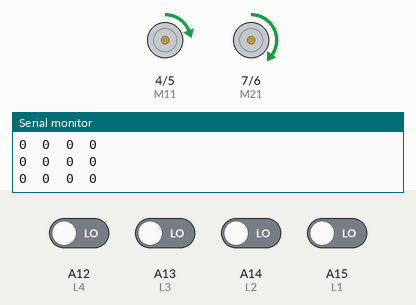
Recording of a sketch running on a simulated Arduino Mega 2560, built with avr-gcc and run on an emulated ATmega2560. Shown: motor-driver pin pairs drawn as motors (green arrow = first pin HIGH = forward, orange = second pin HIGH = backward, longer = more drive), the last lines printed to the serial monitor. The inputs (shaded band) are chosen by the test bench; at power-on: A12 (L4), A13 (L3), A14 (L2), A15 (L1) LOW.

Above: at 5.0 s.
5.1 s: A15 (L1) driven HIGH
At 6.0 s:
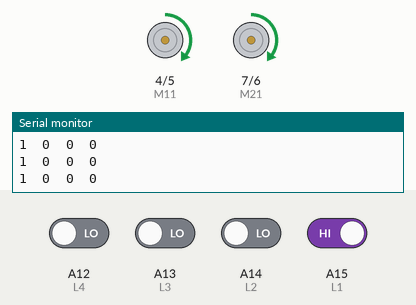
8.1 s: A12 (L4) driven HIGH
At 8.1 s:
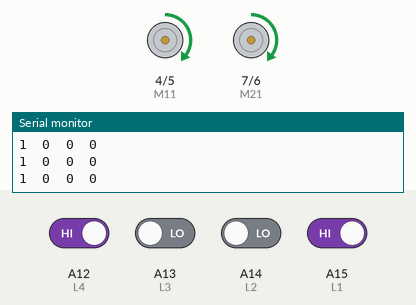
9.6 s: A13 (L3) driven HIGH
12.6 s: A14 (L2) driven HIGH
At 13.0 s:
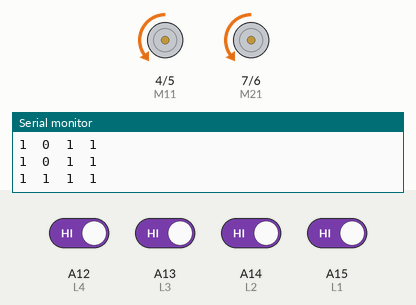
15.6 s: A14 (L2) driven LOW
At 16.8 s:
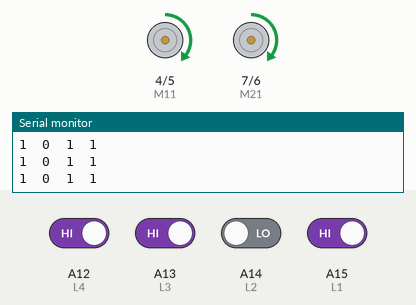
Timing chart, 0 to 18.3 s (numbered marks = the images above; inputs shaded):
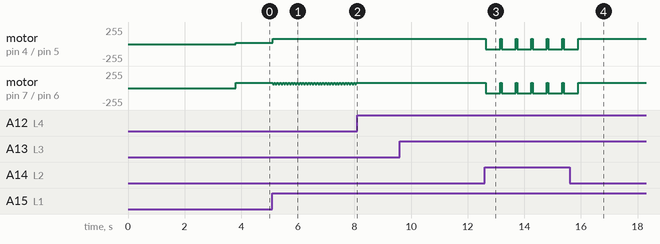

Measured:
- after the input at 5.1 s, motor on pin 4 (M11) / pin 5 (M12): forward 20/255 → forward 80/255 at once; motor on pin 7 (M21) / pin 6 (M22): alternates forward 80/255 for 0.05 s and forward 60/255 for 0.05 s, starting at once
- after the input at 8.1 s, motor on pin 7 (M21) / pin 6 (M22): stops changing and stays forward 80/255
- after the input at 12.6 s, motor on pin 4 (M11) / pin 5 (M12), motor on pin 7 (M21) / pin 6 (M22): alternates forward 80/255 for 0.05 s and backward 80/255 for 0.50 s, starting after 0.05 s
- after the input at 15.6 s, motor on pin 4 (M11) / pin 5 (M12), motor on pin 7 (M21) / pin 6 (M22): goes on until 15.9 s, then stays forward 80/255

The sketch:

botArdLine.ino
```cpp
#define M11 4 //left forward
#define M12 5
#define M21 7 //right forward
#define M22 6
#define L1 A15
#define L2 A14
#define L3 A13
#define L4 A12

void setup() {
  Serial.begin(9600);
  delay(1000);
  pinMode(L1, INPUT);
  pinMode(L2, INPUT);
  pinMode(L3, INPUT);
  pinMode(L4, INPUT);
  pinMode(M11, OUTPUT);
  pinMode(M12, OUTPUT);
  pinMode(M21, OUTPUT);
  pinMode(M22, OUTPUT);
  digitalWrite(LED_BUILTIN, HIGH);
  Serial.println("Booting up, wait 2 seconds");
  delay(2800);
  digitalWrite(LED_BUILTIN, LOW);
}

void loop() {
  int dir = 1; // 0 is right
  int s1=digitalRead(L1);
  int s2=digitalRead(L2);
  int s3=digitalRead(L3);
  int s4=digitalRead(L4);
  Serial.print(s1);
  Serial.print("\t");
  Serial.print(s2);
  Serial.print("\t");
  Serial.print(s3);
  Serial.print("\t");
  Serial.print(s4);
  Serial.print("\n");
// 1111
  if(s1 && s2 && s3 && s4){
    backward();
    analogWrite(M12, 80);
    analogWrite(M22, 80);
    delay(500);
  }
// 1110
  else if(s1 && s2 && s3 && !s4){
    forward();
    analogWrite(M11, 80);
    analogWrite(M21, 20);
    delay(50);
  }
// 1100
  else if(s1 && s2 && !s3 && !s4){
    forward();
    analogWrite(M11, 80);
    analogWrite(M21, 40);
    delay(50);
  }
//1001
  else if(s1 && !s2 && !s3 && s4){
    forward();
    analogWrite(M11, 80);
    analogWrite(M21, 80);
    delay(50);
  }
// 1000
  else if(s1 && !s2 && !s3 && !s4){
    forward();
    analogWrite(M11, 80);
    analogWrite(M21, 60);
    delay(50);
  }
// 0111
  if(!s1 && s2 && s3 && s4){
    forward();
    analogWrite(M11, 20);
    analogWrite(M21, 80);
    delay(50);
  }
// 0011
  else if(!s1 && !s2 && s3 && s4){
    forward();
    analogWrite(M11, 40);
    analogWrite(M21, 80);
    delay(50);
  }
// 0001
  else if(!s1 && !s2 && !s3 && s4){
    forward();
    analogWrite(M11, 60);
    analogWrite(M21, 80);
    delay(50);
  }
// 0000
  else if(!s1 && !s2 && !s3 && !s4){
    if (dir){
      forward();
      analogWrite(M11, 20);
      analogWrite(M21, 80);
    }
    if (!dir){
      forward();
      analogWrite(M11, 80);
      analogWrite(M21, 20);
    }
    delay(50);
  }
// 0101
  else if(!s1 && s2 && !s3 && s4){
    stop();
  }

  else {
    forward();
    analogWrite(M11, 80);
    analogWrite(M21, 80);
    delay(50);
  }
}

void forward(){
  digitalWrite(M12, LOW);
  digitalWrite(M22, LOW);
}

void backward(){
  digitalWrite(M11, LOW);
  digitalWrite(M21, LOW);
}

void stop(){
  digitalWrite(M11, LOW);
  digitalWrite(M12, LOW);
  digitalWrite(M21, LOW);
  digitalWrite(M22, LOW);
}
```
